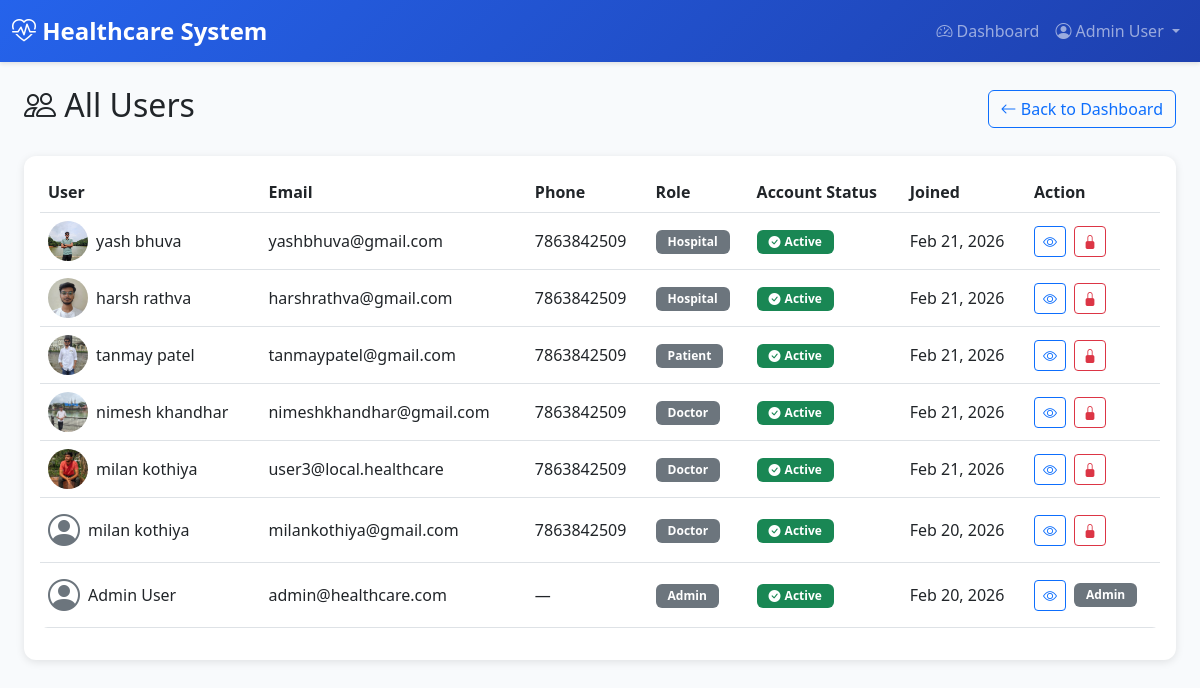
Before: /accounts/admin/users/ (signed in) with the older database file.
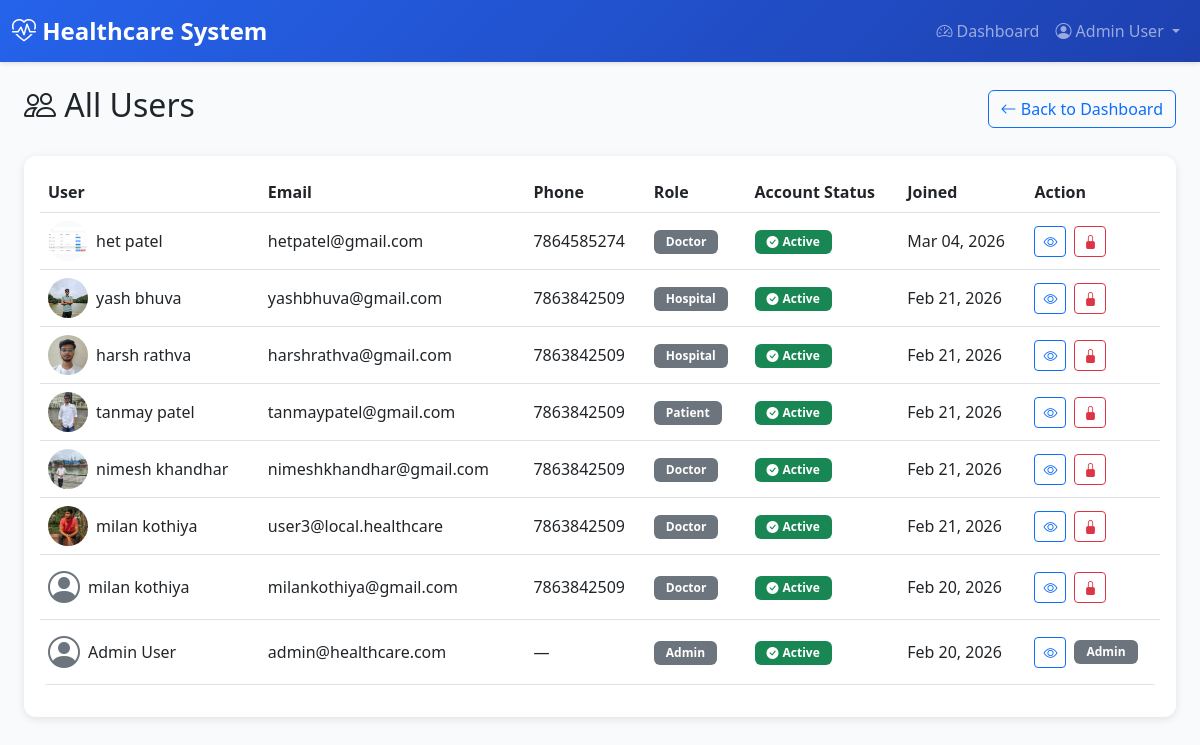
After: the same page with the newer database file.
### accounts/models.py (models this page shows, shortened)
class User(AbstractUser):
    email = models.EmailField(unique=True)
    ROLE_CHOICES = [
        ('ADMIN', 'Admin'),
        ('DOCTOR', 'Doctor'),
        ('PATIENT', 'Patient'),
        ('HOSPITAL', 'Hospital'),
        ('HOSPITAL_ADMIN', 'Hospital Admin'),
    ]
    role = models.CharField(max_length=20, choices=ROLE_CHOICES, default='PATIENT')
    is_approved = models.BooleanField(default=False)  # For Doctor and Hospital approval
    phone_number = models.CharField(max_length=15, blank=True)
    address = models.TextField(blank=True)
    profile_picture = models.ImageField(upload_to='user_profiles/', blank=True, null=True)
    created_at = models.DateTimeField(auto_now_add=True)
    updated_at = models.DateTimeField(auto_now=True)
    class Meta:
        db_table = 'users'
        verbose_name = 'User'
        verbose_name_plural = 'Users'
    def is_admin(self):
        return self.role == 'ADMIN'

### accounts/views.py (the view)
# urls.py: path('admin/users/', views.AdminUserListView.as_view(), name='admin_user_list'),
class AdminUserListView(AdminRequiredMixin, ListView):
    model = User
    template_name = 'accounts/admin_user_list.html'
    context_object_name = 'users'
    paginate_by = 20
    ordering = ['-created_at']
    def get_queryset(self):
        return User.objects.select_related('doctor_profile', 'patient_profile', 'hospital_profile').order_by('-created_at')
    def get_context_data(self, **kwargs):
        context = super().get_context_data(**kwargs)
        context['list_type'] = 'users'
        context['page_title'] = 'All Users'
        return context

### accounts/context_processors.py (called while the page is built)
def profile_picture_url(request):
    url = None
    if request.user.is_authenticated and getattr(request.user, 'profile_picture', None):
        try:
            if request.user.profile_picture:
                url = request.user.profile_picture.url
        except (ValueError, AttributeError):
            pass
    return {'profile_picture_url': url}

### accounts/mixins.py (called while the page is built)
    def dispatch(self, request, *args, **kwargs):
        if not request.user.is_authenticated:
            return self.handle_no_permission()
        if not request.user.is_active:
            from django.contrib.auth import logout
            logout(request)
            messages.error(request, 'Your account has been blocked. Please contact the administrator.')
            return redirect('accounts:login')
        if request.user.role not in self.allowed_roles:
            messages.error(request, "You don't have permission to access this page.")
            return redirect('accounts:dashboard_redirect')
        return super().dispatch(request, *args, **kwargs)

### templates/accounts/admin_user_list.html (shortened to what the changed rows need)
{% extends 'base.html' %}
{% block content %}
<div class="container-fluid">
    <div class="d-flex justify-content-between align-items-center mb-4">
        <h2><i class="bi bi-people"></i> {{ page_title|default:"All Users" }}</h2>
    </div>
    <div class="card">
        <div class="card-body">
            {% if users %}
                <div class="table-responsive">
                    <table class="table table-hover align-middle">
                        <thead>
                            <tr>
                                <th>User</th>
                                <th>Email</th>
                                <th>Phone</th>
                                <th>Role</th>
                                <th>Account Status</th>
                                <th>Joined</th>
                                <th>Action</th>
                            </tr>
                        </thead>
                        <tbody>
                            {% for user in users %}
                            <tr>
                                <td>
                                    <a href="{% url 'accounts:admin_user_profile' user.pk %}" class="text-decoration-none text-dark d-flex align-items-center">
                                        {% if user.profile_picture %}
                                        <img src="{{ user.profile_picture.url }}" alt="Profile" class="rounded-circle me-2" style="width: 40px; height: 40px; object-fit: cover;">
                                        {% else %}
                                        <i class="bi bi-person-circle me-2" style="font-size: 2rem; color: #6c757d;"></i>
                                        {% endif %}
                                        <span>{{ user.get_full_name|default:user.username }}</span>
                                    </a>
                                </td>
                                <td>{{ user.email }}</td>
                                <td>{{ user.phone_number|default:"—" }}</td>
                                <td><span class="badge bg-secondary">{{ user.get_role_display }}</span></td>
                                <td>
                                    {% if user.is_active %}
                                        <span class="badge bg-success d-inline-flex align-items-center">
                                            <i class="bi bi-check-circle-fill me-1"></i> Active
                                        </span>
                                    {% else %}
                                        <span class="badge bg-danger d-inline-flex align-items-center">
                                            <i class="bi bi-x-circle-fill me-1"></i> Blocked
                                        </span>
                                    {% endif %}
                                </td>
                                <td>{{ user.created_at|date:"M d, Y" }}</td>
                                <td>
                                    <div class="d-flex gap-2 align-items-center">
                                        <a href="{% url 'accounts:admin_user_profile' user.pk %}" class="btn btn-sm btn-outline-primary" title="View Profile">
                                            <i class="bi bi-eye"></i>
                                        </a>
                                        {% if not user.is_admin %}
                                        {% if user.is_active %}
                                        <form method="post" action="{% url 'accounts:block_user' user.pk %}" class="d-inline m-0" onsubmit="return confirm('Are you sure you want to block this user? They will not be able to login.');">
                                            <button type="submit" class="btn btn-sm btn-outline-danger" title="Block User">
                                                <i class="bi bi-lock-fill"></i>
                                            </button>
                                        </form>
                                        {% endif %}
                                        {% else %}
                                        <span class="badge bg-secondary" title="Admin accounts cannot be blocked">Admin</span>
                                        {% endif %}
                                    </div>
                                </td>
                            </tr>
                            {% endfor %}
                        </tbody>
                    </table>
                </div>
            {% else %}
                <p class="text-muted mb-0">No users found.</p>
            {% endif %}
        </div>
    </div>
</div>
{% endblock %}

### templates/base.html (shortened to what this page needs)
<!DOCTYPE html>
<html lang="en">
<head>
    <link href="https://cdn.jsdelivr.net/npm/bootstrap@5.3.0/dist/css/bootstrap.min.css" rel="stylesheet">
    <link rel="stylesheet" href="https://cdn.jsdelivr.net/npm/bootstrap-icons@1.11.0/font/bootstrap-icons.css">
</head>
<body>
    {% if user.is_authenticated %}
    <nav class="navbar navbar-expand-lg navbar-dark">
        <div class="container-fluid">
            <a class="navbar-brand" href="{% url 'accounts:dashboard_redirect' %}">
                <i class="bi bi-heart-pulse"></i> Healthcare System
            </a>
            <div class="collapse navbar-collapse" id="navbarNav">
                <ul class="navbar-nav ms-auto">
                    <li class="nav-item">
                        <a class="nav-link" href="{% url 'accounts:dashboard_redirect' %}">
                            <i class="bi bi-speedometer2"></i> Dashboard
                        </a>
                    </li>
                    <li class="nav-item dropdown">
                        <a class="nav-link dropdown-toggle" href="#" id="navbarDropdown" role="button" data-bs-toggle="dropdown">
                            {% if profile_picture_url %}
                            <img src="{{ profile_picture_url }}" alt="Profile" class="rounded-circle me-1" style="width: 24px; height: 24px; object-fit: cover;">
                            {% else %}
                            <i class="bi bi-person-circle"></i>
                            {% endif %}
                            {{ user.get_full_name|default:user.username }}
                        </a>
                    </li>
                </ul>
            </div>
        </div>
    </nav>
    {% endif %}
    <div class="container-fluid mt-4">
        {% block content %}{% endblock %}
    </div>
</body>
</html>

Changed rows visible on the page:
added User: profile_picture (picture), get_full_name "het patel", email "hetpatel@gmail.com", phone_number "7864585274", role "Doctor", is_active True (drawn), created_at "Mar 04, 2026"
